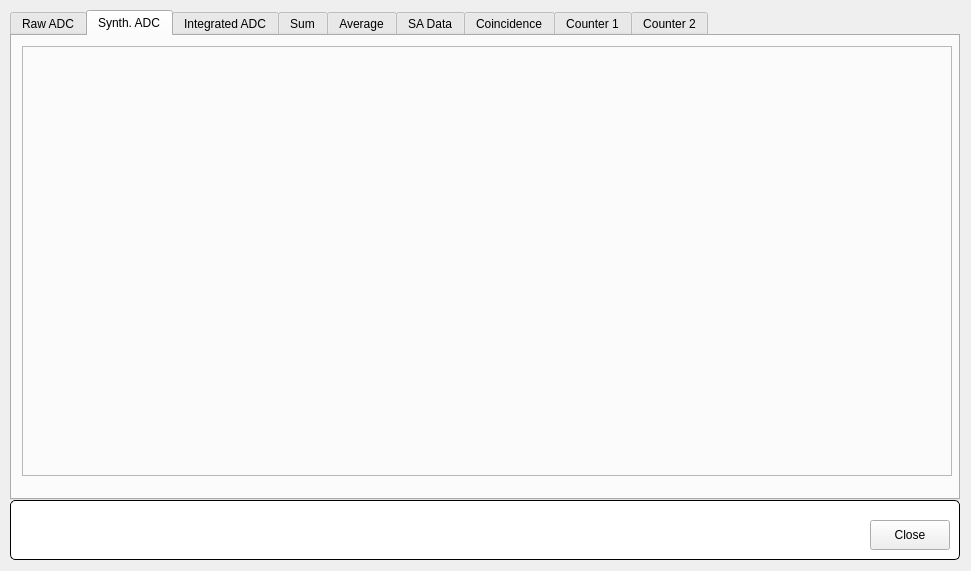
<?xml version="1.0" encoding="UTF-8"?>
<ui version="4.0">
 <class>FormBLMChannels</class>
 <widget class="QMainWindow" name="FormBLMChannels">
  <property name="geometry">
   <rect>
    <x>0</x>
    <y>0</y>
    <width>971</width>
    <height>571</height>
   </rect>
  </property>
  <property name="windowTitle">
   <string>BLM Channels</string>
  </property>
  <widget class="QWidget" name="centralwidget">
   <widget class="QGroupBox" name="titleGroupBox_2">
    <property name="geometry">
     <rect>
      <x>10</x>
      <y>500</y>
      <width>950</width>
      <height>60</height>
     </rect>
    </property>
    <property name="styleSheet">
     <string notr="true">QGroupBox {
 	background-color: rgb(255, 255, 255);
     border: 1px solid black;
     border-radius: 5px;
     margin-top: 0.5em;
 }
 
 QGroupBox::title {
     subcontrol-origin: margin;
     left: 10px;
     padding: 0 3px 0 3px;
 }</string>
    </property>
    <property name="title">
     <string/>
    </property>
    <widget class="QPushButton" name="btnClose">
     <property name="geometry">
      <rect>
       <x>860</x>
       <y>20</y>
       <width>80</width>
       <height>30</height>
      </rect>
     </property>
     <property name="text">
      <string>Close</string>
     </property>
    </widget>
   </widget>
   <widget class="QTabWidget" name="tabWidget">
    <property name="geometry">
     <rect>
      <x>10</x>
      <y>10</y>
      <width>950</width>
      <height>490</height>
     </rect>
    </property>
    <property name="currentIndex">
     <number>1</number>
    </property>
    <widget class="QWidget" name="tab">
     <attribute name="title">
      <string>Raw ADC</string>
     </attribute>
     <widget class="QEPlotter" name="qeplotter">
      <property name="geometry">
       <rect>
        <x>10</x>
        <y>10</y>
        <width>930</width>
        <height>430</height>
       </rect>
      </property>
      <property name="frameShape">
       <enum>QFrame::StyledPanel</enum>
      </property>
      <property name="toolBarIsVisible" stdset="0">
       <bool>false</bool>
      </property>
      <property name="pvItemsIsVisible" stdset="0">
       <bool>false</bool>
      </property>
      <property name="statusIsVisible" stdset="0">
       <bool>false</bool>
      </property>
      <property name="axisEnableX">
       <bool>true</bool>
      </property>
      <property name="DataVariableA" stdset="0">
       <string>libera:signals:adc.A</string>
      </property>
      <property name="DataVariableB" stdset="0">
       <string>libera:signals:adc.B</string>
      </property>
      <property name="DataVariableC" stdset="0">
       <string>libera:signals:adc.C</string>
      </property>
      <property name="DataVariableD" stdset="0">
       <string>libera:signals:adc.D</string>
      </property>
      <property name="SizeVariableX" stdset="0">
       <string>2048</string>
      </property>
      <property name="SizeVariableA" stdset="0">
       <string/>
      </property>
      <property name="SizeVariableB" stdset="0">
       <string/>
      </property>
      <property name="SizeVariableC" stdset="0">
       <string/>
      </property>
      <property name="SizeVariableD" stdset="0">
       <string/>
      </property>
      <property name="AliasNameA" stdset="0">
       <string>Channel A</string>
      </property>
      <property name="AliasNameB" stdset="0">
       <string>Channel B</string>
      </property>
      <property name="AliasNameC" stdset="0">
       <string>Channel C</string>
      </property>
      <property name="AliasNameD" stdset="0">
       <string>Channel D</string>
      </property>
     </widget>
    </widget>
    <widget class="QWidget" name="tab_2">
     <attribute name="title">
      <string>Synth. ADC</string>
     </attribute>
     <widget class="QEPlotter" name="qeplotter_2">
      <property name="geometry">
       <rect>
        <x>10</x>
        <y>10</y>
        <width>930</width>
        <height>430</height>
       </rect>
      </property>
      <property name="frameShape">
       <enum>QFrame::StyledPanel</enum>
      </property>
      <property name="toolBarIsVisible" stdset="0">
       <bool>false</bool>
      </property>
      <property name="pvItemsIsVisible" stdset="0">
       <bool>false</bool>
      </property>
      <property name="statusIsVisible" stdset="0">
       <bool>false</bool>
      </property>
      <property name="DataVariableA" stdset="0">
       <string>libera:signals:adc_synth.A</string>
      </property>
      <property name="DataVariableB" stdset="0">
       <string>libera:signals:adc_synth.B</string>
      </property>
      <property name="DataVariableC" stdset="0">
       <string>libera:signals:adc_synth.C</string>
      </property>
      <property name="DataVariableD" stdset="0">
       <string>libera:signals:adc_synth.D</string>
      </property>
      <property name="SizeVariableX" stdset="0">
       <string>2048</string>
      </property>
      <property name="AliasNameA" stdset="0">
       <string>Channel A</string>
      </property>
      <property name="AliasNameB" stdset="0">
       <string>Channel B</string>
      </property>
      <property name="AliasNameC" stdset="0">
       <string>Channel C</string>
      </property>
      <property name="AliasNameD" stdset="0">
       <string>Channel D</string>
      </property>
     </widget>
    </widget>
    <widget class="QWidget" name="tab_3">
     <attribute name="title">
      <string>Integrated ADC</string>
     </attribute>
     <widget class="QEPlotter" name="qeplotter_3">
      <property name="geometry">
       <rect>
        <x>10</x>
        <y>10</y>
        <width>930</width>
        <height>430</height>
       </rect>
      </property>
      <property name="frameShape">
       <enum>QFrame::StyledPanel</enum>
      </property>
      <property name="toolBarIsVisible" stdset="0">
       <bool>false</bool>
      </property>
      <property name="pvItemsIsVisible" stdset="0">
       <bool>false</bool>
      </property>
      <property name="statusIsVisible" stdset="0">
       <bool>false</bool>
      </property>
      <property name="DataVariableA" stdset="0">
       <string>libera:signals:adc_integrated.A</string>
      </property>
      <property name="DataVariableB" stdset="0">
       <string>libera:signals:adc_integrated.B</string>
      </property>
      <property name="DataVariableC" stdset="0">
       <string>libera:signals:adc_integrated.C</string>
      </property>
      <property name="DataVariableD" stdset="0">
       <string>libera:signals:adc_integrated.D</string>
      </property>
      <property name="SizeVariableA" stdset="0">
       <string>16</string>
      </property>
      <property name="SizeVariableB" stdset="0">
       <string>16</string>
      </property>
      <property name="SizeVariableC" stdset="0">
       <string>16</string>
      </property>
      <property name="SizeVariableD" stdset="0">
       <string>16</string>
      </property>
      <property name="AliasNameA" stdset="0">
       <string>Channel A</string>
      </property>
      <property name="AliasNameB" stdset="0">
       <string>Channel B</string>
      </property>
      <property name="AliasNameC" stdset="0">
       <string>Channel C</string>
      </property>
      <property name="AliasNameD" stdset="0">
       <string>Channel D</string>
      </property>
     </widget>
    </widget>
    <widget class="QWidget" name="tab_4">
     <attribute name="title">
      <string>Sum</string>
     </attribute>
     <widget class="QEPlotter" name="qeplotter_4">
      <property name="geometry">
       <rect>
        <x>10</x>
        <y>10</y>
        <width>930</width>
        <height>430</height>
       </rect>
      </property>
      <property name="frameShape">
       <enum>QFrame::StyledPanel</enum>
      </property>
      <property name="toolBarIsVisible" stdset="0">
       <bool>false</bool>
      </property>
      <property name="pvItemsIsVisible" stdset="0">
       <bool>false</bool>
      </property>
      <property name="statusIsVisible" stdset="0">
       <bool>false</bool>
      </property>
      <property name="DataVariableA" stdset="0">
       <string>libera:signals:sum.A</string>
      </property>
      <property name="DataVariableB" stdset="0">
       <string>libera:signals:sum.B</string>
      </property>
      <property name="DataVariableC" stdset="0">
       <string>libera:signals:sum.C</string>
      </property>
      <property name="DataVariableD" stdset="0">
       <string>libera:signals:sum.D</string>
      </property>
      <property name="SizeVariableA" stdset="0">
       <string>1024</string>
      </property>
      <property name="SizeVariableB" stdset="0">
       <string>1024</string>
      </property>
      <property name="SizeVariableC" stdset="0">
       <string>1024</string>
      </property>
      <property name="SizeVariableD" stdset="0">
       <string>1024</string>
      </property>
      <property name="AliasNameA" stdset="0">
       <string>Channel A</string>
      </property>
      <property name="AliasNameB" stdset="0">
       <string>Channel B</string>
      </property>
      <property name="AliasNameC" stdset="0">
       <string>Channel C</string>
      </property>
      <property name="AliasNameD" stdset="0">
       <string>Channel D</string>
      </property>
     </widget>
    </widget>
    <widget class="QWidget" name="tab_5">
     <attribute name="title">
      <string>Average</string>
     </attribute>
     <widget class="QEPlotter" name="qeplotter_5">
      <property name="geometry">
       <rect>
        <x>10</x>
        <y>10</y>
        <width>930</width>
        <height>430</height>
       </rect>
      </property>
      <property name="frameShape">
       <enum>QFrame::StyledPanel</enum>
      </property>
      <property name="toolBarIsVisible" stdset="0">
       <bool>false</bool>
      </property>
      <property name="pvItemsIsVisible" stdset="0">
       <bool>false</bool>
      </property>
      <property name="statusIsVisible" stdset="0">
       <bool>false</bool>
      </property>
      <property name="DataVariableA" stdset="0">
       <string>libera:signals:average.A</string>
      </property>
      <property name="DataVariableB" stdset="0">
       <string>libera:signals:average.B</string>
      </property>
      <property name="DataVariableC" stdset="0">
       <string>libera:signals:average.C</string>
      </property>
      <property name="DataVariableD" stdset="0">
       <string>libera:signals:average.D</string>
      </property>
      <property name="SizeVariableA" stdset="0">
       <string>128</string>
      </property>
      <property name="SizeVariableB" stdset="0">
       <string>128</string>
      </property>
      <property name="SizeVariableC" stdset="0">
       <string>128</string>
      </property>
      <property name="SizeVariableD" stdset="0">
       <string>128</string>
      </property>
      <property name="AliasNameA" stdset="0">
       <string>Channel A</string>
      </property>
      <property name="AliasNameB" stdset="0">
       <string>Channel B</string>
      </property>
      <property name="AliasNameC" stdset="0">
       <string>Channel C</string>
      </property>
      <property name="AliasNameD" stdset="0">
       <string>Channel D</string>
      </property>
     </widget>
    </widget>
    <widget class="QWidget" name="tab_6">
     <attribute name="title">
      <string>SA Data</string>
     </attribute>
     <widget class="QEPlot" name="qeplot_4">
      <property name="geometry">
       <rect>
        <x>10</x>
        <y>10</y>
        <width>931</width>
        <height>432</height>
       </rect>
      </property>
      <property name="frameShape">
       <enum>QFrame::StyledPanel</enum>
      </property>
      <property name="variable1" stdset="0">
       <string>libera:signals:sa.A</string>
      </property>
      <property name="variable2" stdset="0">
       <string>libera:signals:sa.B</string>
      </property>
      <property name="variable3" stdset="0">
       <string>libera:signals:sa.C</string>
      </property>
      <property name="variable4" stdset="0">
       <string>libera:signals:sa.D</string>
      </property>
      <property name="traceLegend1">
       <string>Channel 1</string>
      </property>
      <property name="traceLegend2">
       <string>Channel 2</string>
      </property>
      <property name="traceLegend3">
       <string>Channel 3</string>
      </property>
      <property name="traceLegend4">
       <string>Channel 4</string>
      </property>
     </widget>
    </widget>
    <widget class="QWidget" name="tab_7">
     <attribute name="title">
      <string>Coincidence</string>
     </attribute>
     <widget class="QEPlot" name="qeplot">
      <property name="geometry">
       <rect>
        <x>10</x>
        <y>10</y>
        <width>931</width>
        <height>432</height>
       </rect>
      </property>
      <property name="frameShape">
       <enum>QFrame::StyledPanel</enum>
      </property>
      <property name="variable1" stdset="0">
       <string>libera:signals:coincidence_counter.A</string>
      </property>
      <property name="variable2" stdset="0">
       <string>libera:signals:coincidence_counter.B</string>
      </property>
      <property name="variable3" stdset="0">
       <string>libera:signals:coincidence_counter.C</string>
      </property>
      <property name="variable4" stdset="0">
       <string>libera:signals:coincidence_counter.D</string>
      </property>
      <property name="traceLegend1">
       <string>Channel 1</string>
      </property>
      <property name="traceLegend2">
       <string>Channel 2</string>
      </property>
      <property name="traceLegend3">
       <string>Channel 3</string>
      </property>
      <property name="traceLegend4">
       <string>Channel 4</string>
      </property>
     </widget>
    </widget>
    <widget class="QWidget" name="tab_9">
     <attribute name="title">
      <string>Counter 1</string>
     </attribute>
     <widget class="QEPlot" name="qeplot_2">
      <property name="geometry">
       <rect>
        <x>10</x>
        <y>10</y>
        <width>931</width>
        <height>432</height>
       </rect>
      </property>
      <property name="frameShape">
       <enum>QFrame::StyledPanel</enum>
      </property>
      <property name="variable1" stdset="0">
       <string>libera:signals:counter.A1</string>
      </property>
      <property name="variable2" stdset="0">
       <string>libera:signals:counter.B1</string>
      </property>
      <property name="variable3" stdset="0">
       <string>libera:signals:counter.C1</string>
      </property>
      <property name="variable4" stdset="0">
       <string>libera:signals:counter.D1</string>
      </property>
      <property name="traceLegend1">
       <string>Channel 1</string>
      </property>
      <property name="traceLegend2">
       <string>Channel 2</string>
      </property>
      <property name="traceLegend3">
       <string>Channel 3</string>
      </property>
      <property name="traceLegend4">
       <string>Channel 4</string>
      </property>
     </widget>
    </widget>
    <widget class="QWidget" name="tab_8">
     <attribute name="title">
      <string>Counter 2</string>
     </attribute>
     <widget class="QEPlot" name="qeplot_3">
      <property name="geometry">
       <rect>
        <x>10</x>
        <y>10</y>
        <width>931</width>
        <height>432</height>
       </rect>
      </property>
      <property name="frameShape">
       <enum>QFrame::StyledPanel</enum>
      </property>
      <property name="variable1" stdset="0">
       <string>libera:signals:counter.A2</string>
      </property>
      <property name="variable2" stdset="0">
       <string>libera:signals:counter.B2</string>
      </property>
      <property name="variable3" stdset="0">
       <string>libera:signals:counter.C2</string>
      </property>
      <property name="variable4" stdset="0">
       <string>libera:signals:counter.D2</string>
      </property>
      <property name="traceLegend1">
       <string>Channel 1</string>
      </property>
      <property name="traceLegend2">
       <string>Channel 2</string>
      </property>
      <property name="traceLegend3">
       <string>Channel 3</string>
      </property>
      <property name="traceLegend4">
       <string>Channel 4</string>
      </property>
     </widget>
    </widget>
   </widget>
  </widget>
 </widget>
 <customwidgets>
  <customwidget>
   <class>QEPlot</class>
   <extends>QEFrame</extends>
   <header>QEPlot.h</header>
  </customwidget>
  <customwidget>
   <class>QEPlotter</class>
   <extends>QEFrame</extends>
   <header>QEPlotter.h</header>
  </customwidget>
  <customwidget>
   <class>QEFrame</class>
   <extends>QFrame</extends>
   <header>QEFrame.h</header>
   <container>1</container>
  </customwidget>
 </customwidgets>
 <resources/>
 <connections/>
</ui>
